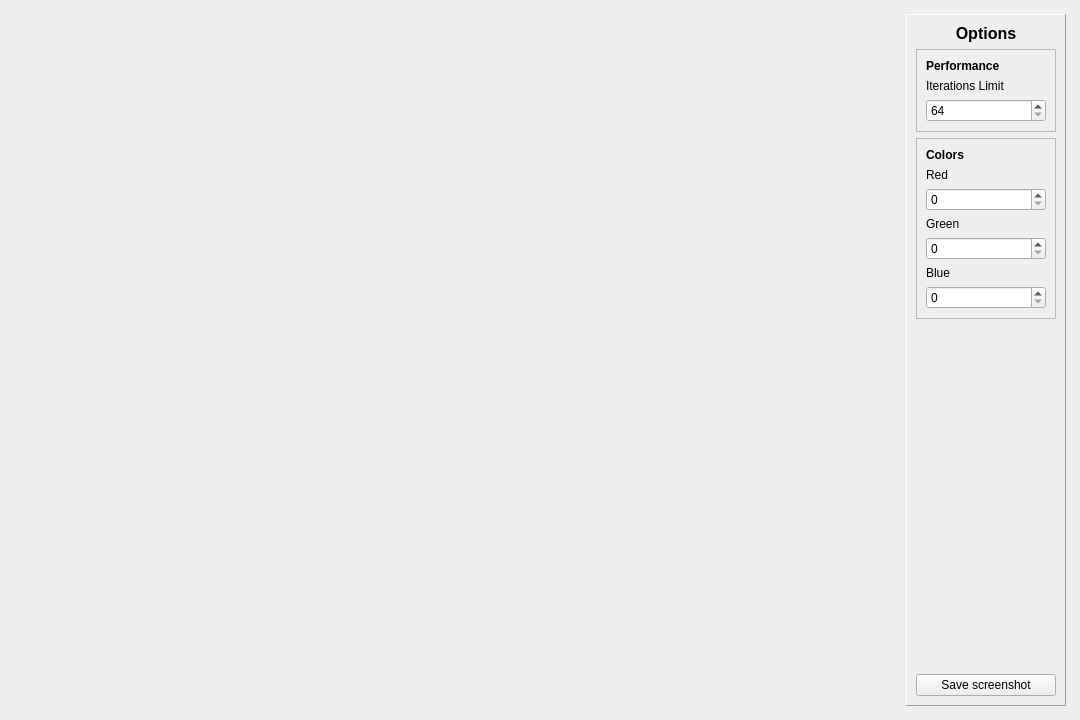
<?xml version="1.0" encoding="UTF-8"?>
<ui version="4.0">
 <class>MainWindow</class>
 <widget class="QMainWindow" name="MainWindow">
  <property name="geometry">
   <rect>
    <x>0</x>
    <y>0</y>
    <width>1080</width>
    <height>720</height>
   </rect>
  </property>
  <property name="sizePolicy">
   <sizepolicy hsizetype="Preferred" vsizetype="Preferred">
    <horstretch>0</horstretch>
    <verstretch>0</verstretch>
   </sizepolicy>
  </property>
  <property name="windowTitle">
   <string>Mandelbrot</string>
  </property>
  <widget class="QWidget" name="centralWidget">
   <layout class="QHBoxLayout" name="horizontalLayout">
    <item>
     <widget class="QFrame" name="content">
      <property name="frameShape">
       <enum>QFrame::NoFrame</enum>
      </property>
      <property name="frameShadow">
       <enum>QFrame::Plain</enum>
      </property>
      <layout class="QHBoxLayout" name="horizontalLayout_2">
       <property name="leftMargin">
        <number>5</number>
       </property>
       <property name="topMargin">
        <number>5</number>
       </property>
       <property name="rightMargin">
        <number>5</number>
       </property>
       <property name="bottomMargin">
        <number>5</number>
       </property>
       <item>
        <widget class="QFrame" name="mandelbrotWidgetFrame">
         <property name="frameShape">
          <enum>QFrame::NoFrame</enum>
         </property>
         <property name="frameShadow">
          <enum>QFrame::Raised</enum>
         </property>
         <layout class="QHBoxLayout" name="horizontalLayout_4">
          <property name="leftMargin">
           <number>1</number>
          </property>
          <property name="topMargin">
           <number>1</number>
          </property>
          <property name="rightMargin">
           <number>1</number>
          </property>
          <property name="bottomMargin">
           <number>1</number>
          </property>
          <item>
           <widget class="MandelbrotWidget" name="mandelbrotWidget" native="true"/>
          </item>
         </layout>
        </widget>
       </item>
       <item>
        <widget class="QFrame" name="optionsFrame">
         <property name="sizePolicy">
          <sizepolicy hsizetype="Minimum" vsizetype="Preferred">
           <horstretch>0</horstretch>
           <verstretch>0</verstretch>
          </sizepolicy>
         </property>
         <property name="maximumSize">
          <size>
           <width>160</width>
           <height>16777215</height>
          </size>
         </property>
         <property name="frameShape">
          <enum>QFrame::Panel</enum>
         </property>
         <property name="frameShadow">
          <enum>QFrame::Raised</enum>
         </property>
         <property name="lineWidth">
          <number>1</number>
         </property>
         <property name="midLineWidth">
          <number>0</number>
         </property>
         <layout class="QVBoxLayout" name="verticalLayout_4">
          <item>
           <widget class="QLabel" name="optionsLabel">
            <property name="enabled">
             <bool>true</bool>
            </property>
            <property name="font">
             <font>
              <pointsize>12</pointsize>
              <bold>true</bold>
             </font>
            </property>
            <property name="autoFillBackground">
             <bool>false</bool>
            </property>
            <property name="text">
             <string>Options</string>
            </property>
            <property name="alignment">
             <set>Qt::AlignCenter</set>
            </property>
           </widget>
          </item>
          <item>
           <widget class="QFrame" name="performanceFrame">
            <property name="frameShape">
             <enum>QFrame::StyledPanel</enum>
            </property>
            <property name="frameShadow">
             <enum>QFrame::Raised</enum>
            </property>
            <layout class="QVBoxLayout" name="verticalLayout">
             <item>
              <widget class="QLabel" name="preformanceHeader">
               <property name="font">
                <font>
                 <bold>true</bold>
                </font>
               </property>
               <property name="text">
                <string>Performance</string>
               </property>
              </widget>
             </item>
             <item>
              <widget class="QLabel" name="iterationsLimitLabel">
               <property name="text">
                <string>Iterations Limit</string>
               </property>
              </widget>
             </item>
             <item>
              <widget class="QSpinBox" name="iterationsLimitSpinBox">
               <property name="minimum">
                <number>64</number>
               </property>
               <property name="maximum">
                <number>1024</number>
               </property>
               <property name="singleStep">
                <number>64</number>
               </property>
              </widget>
             </item>
            </layout>
           </widget>
          </item>
          <item>
           <widget class="QFrame" name="colorsFrame">
            <property name="frameShape">
             <enum>QFrame::StyledPanel</enum>
            </property>
            <property name="frameShadow">
             <enum>QFrame::Raised</enum>
            </property>
            <layout class="QVBoxLayout" name="verticalLayout_3">
             <item>
              <widget class="QLabel" name="colorsHeader">
               <property name="font">
                <font>
                 <bold>true</bold>
                </font>
               </property>
               <property name="text">
                <string>Colors</string>
               </property>
              </widget>
             </item>
             <item>
              <widget class="QLabel" name="redLabel">
               <property name="text">
                <string>Red</string>
               </property>
              </widget>
             </item>
             <item>
              <widget class="QSpinBox" name="redSpinBox">
               <property name="maximum">
                <number>255</number>
               </property>
              </widget>
             </item>
             <item>
              <widget class="QLabel" name="greenLabel">
               <property name="text">
                <string>Green</string>
               </property>
              </widget>
             </item>
             <item>
              <widget class="QSpinBox" name="greenSpinBox">
               <property name="maximum">
                <number>255</number>
               </property>
              </widget>
             </item>
             <item>
              <widget class="QLabel" name="blueLabel">
               <property name="text">
                <string>Blue</string>
               </property>
              </widget>
             </item>
             <item>
              <widget class="QSpinBox" name="blueSpinBox">
               <property name="maximum">
                <number>255</number>
               </property>
              </widget>
             </item>
            </layout>
           </widget>
          </item>
          <item>
           <spacer name="verticalSpacer">
            <property name="orientation">
             <enum>Qt::Vertical</enum>
            </property>
            <property name="sizeHint" stdset="0">
             <size>
              <width>20</width>
              <height>119</height>
             </size>
            </property>
           </spacer>
          </item>
          <item>
           <widget class="QPushButton" name="saveScreenshotButton">
            <property name="text">
             <string>Save screenshot</string>
            </property>
            <property name="checkable">
             <bool>false</bool>
            </property>
            <property name="autoDefault">
             <bool>false</bool>
            </property>
            <property name="default">
             <bool>false</bool>
            </property>
            <property name="flat">
             <bool>false</bool>
            </property>
           </widget>
          </item>
         </layout>
        </widget>
       </item>
      </layout>
     </widget>
    </item>
   </layout>
  </widget>
 </widget>
 <customwidgets>
  <customwidget>
   <class>MandelbrotWidget</class>
   <extends>QWidget</extends>
   <header>mandelbrotwidget.h</header>
   <container>1</container>
  </customwidget>
 </customwidgets>
 <resources/>
 <connections/>
</ui>
